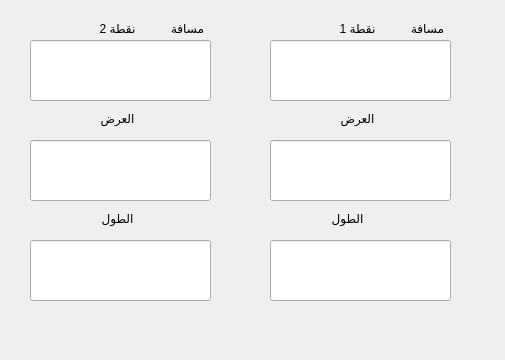
    <widget class="QWidget" name="marks">
     <attribute name="title">
      <string notr="true"/>
     </attribute>
     <widget class="QWidget" name="widget_2" native="true">
      <property name="geometry">
       <rect>
        <x>0</x>
        <y>0</y>
        <width>496</width>
        <height>351</height>
       </rect>
      </property>
      <property name="autoFillBackground">
       <bool>true</bool>
      </property>
      <widget class="QLineEdit" name="mark2_lat">
       <property name="geometry">
        <rect>
         <x>30</x>
         <y>240</y>
         <width>181</width>
         <height>61</height>
        </rect>
       </property>
       <property name="palette">
        <palette>
         <active>
          <colorrole role="WindowText">
           <brush brushstyle="SolidPattern">
            <color alpha="255">
             <red>9</red>
             <green>9</green>
             <blue>9</blue>
            </color>
           </brush>
          </colorrole>
          <colorrole role="Text">
           <brush brushstyle="SolidPattern">
            <color alpha="255">
             <red>9</red>
             <green>9</green>
             <blue>9</blue>
            </color>
           </brush>
          </colorrole>
         </active>
         <inactive>
          <colorrole role="WindowText">
           <brush brushstyle="SolidPattern">
            <color alpha="255">
             <red>9</red>
             <green>9</green>
             <blue>9</blue>
            </color>
           </brush>
          </colorrole>
          <colorrole role="Text">
           <brush brushstyle="SolidPattern">
            <color alpha="255">
             <red>9</red>
             <green>9</green>
             <blue>9</blue>
            </color>
           </brush>
          </colorrole>
         </inactive>
         <disabled>
          <colorrole role="WindowText">
           <brush brushstyle="SolidPattern">
            <color alpha="255">
             <red>44</red>
             <green>45</green>
             <blue>45</blue>
            </color>
           </brush>
          </colorrole>
          <colorrole role="Text">
           <brush brushstyle="SolidPattern">
            <color alpha="255">
             <red>44</red>
             <green>45</green>
             <blue>45</blue>
            </color>
           </brush>
          </colorrole>
         </disabled>
        </palette>
       </property>
       <property name="alignment">
        <set>Qt::AlignCenter</set>
       </property>
      </widget>
      <widget class="QLineEdit" name="mark1_lon">
       <property name="geometry">
        <rect>
         <x>270</x>
         <y>140</y>
         <width>181</width>
         <height>61</height>
        </rect>
       </property>
       <property name="palette">
        <palette>
         <active>
          <colorrole role="WindowText">
           <brush brushstyle="SolidPattern">
            <color alpha="255">
             <red>9</red>
             <green>9</green>
             <blue>9</blue>
            </color>
           </brush>
          </colorrole>
          <colorrole role="Text">
           <brush brushstyle="SolidPattern">
            <color alpha="255">
             <red>9</red>
             <green>9</green>
             <blue>9</blue>
            </color>
           </brush>
          </colorrole>
         </active>
         <inactive>
          <colorrole role="WindowText">
           <brush brushstyle="SolidPattern">
            <color alpha="255">
             <red>9</red>
             <green>9</green>
             <blue>9</blue>
            </color>
           </brush>
          </colorrole>
          <colorrole role="Text">
           <brush brushstyle="SolidPattern">
            <color alpha="255">
             <red>9</red>
             <green>9</green>
             <blue>9</blue>
            </color>
           </brush>
          </colorrole>
         </inactive>
         <disabled>
          <colorrole role="WindowText">
           <brush brushstyle="SolidPattern">
            <color alpha="255">
             <red>44</red>
             <green>45</green>
             <blue>45</blue>
            </color>
           </brush>
          </colorrole>
          <colorrole role="Text">
           <brush brushstyle="SolidPattern">
            <color alpha="255">
             <red>44</red>
             <green>45</green>
             <blue>45</blue>
            </color>
           </brush>
          </colorrole>
         </disabled>
        </palette>
       </property>
       <property name="alignment">
        <set>Qt::AlignCenter</set>
       </property>
      </widget>
      <widget class="QLabel" name="m2_distance_label">
       <property name="geometry">
        <rect>
         <x>160</x>
         <y>20</y>
         <width>55</width>
         <height>16</height>
        </rect>
       </property>
       <property name="text">
        <string>مسافة</string>
       </property>
       <property name="alignment">
        <set>Qt::AlignCenter</set>
       </property>
      </widget>
      <widget class="QLabel" name="m1_distance_label">
       <property name="geometry">
        <rect>
         <x>400</x>
         <y>20</y>
         <width>55</width>
         <height>16</height>
        </rect>
       </property>
       <property name="text">
        <string>مسافة</string>
       </property>
       <property name="alignment">
        <set>Qt::AlignCenter</set>
       </property>
      </widget>
      <widget class="QLabel" name="mark2_labl">
       <property name="geometry">
        <rect>
         <x>90</x>
         <y>20</y>
         <width>55</width>
         <height>16</height>
        </rect>
       </property>
       <property name="text">
        <string>نقطة 2</string>
       </property>
       <property name="alignment">
        <set>Qt::AlignCenter</set>
       </property>
      </widget>
      <widget class="QLineEdit" name="mark2_lon">
       <property name="geometry">
        <rect>
         <x>30</x>
         <y>140</y>
         <width>181</width>
         <height>61</height>
        </rect>
       </property>
       <property name="palette">
        <palette>
         <active>
          <colorrole role="WindowText">
           <brush brushstyle="SolidPattern">
            <color alpha="255">
             <red>9</red>
             <green>9</green>
             <blue>9</blue>
            </color>
           </brush>
          </colorrole>
          <colorrole role="Text">
           <brush brushstyle="SolidPattern">
            <color alpha="255">
             <red>9</red>
             <green>9</green>
             <blue>9</blue>
            </color>
           </brush>
          </colorrole>
         </active>
         <inactive>
          <colorrole role="WindowText">
           <brush brushstyle="SolidPattern">
            <color alpha="255">
             <red>9</red>
             <green>9</green>
             <blue>9</blue>
            </color>
           </brush>
          </colorrole>
          <colorrole role="Text">
           <brush brushstyle="SolidPattern">
            <color alpha="255">
             <red>9</red>
             <green>9</green>
             <blue>9</blue>
            </color>
           </brush>
          </colorrole>
         </inactive>
         <disabled>
          <colorrole role="WindowText">
           <brush brushstyle="SolidPattern">
            <color alpha="255">
             <red>44</red>
             <green>45</green>
             <blue>45</blue>
            </color>
           </brush>
          </colorrole>
          <colorrole role="Text">
           <brush brushstyle="SolidPattern">
            <color alpha="255">
             <red>44</red>
             <green>45</green>
             <blue>45</blue>
            </color>
           </brush>
          </colorrole>
         </disabled>
        </palette>
       </property>
       <property name="alignment">
        <set>Qt::AlignCenter</set>
       </property>
      </widget>
      <widget class="QLineEdit" name="mark1_lat">
       <property name="geometry">
        <rect>
         <x>270</x>
         <y>240</y>
         <width>181</width>
         <height>61</height>
        </rect>
       </property>
       <property name="palette">
        <palette>
         <active>
          <colorrole role="WindowText">
           <brush brushstyle="SolidPattern">
            <color alpha="255">
             <red>9</red>
             <green>9</green>
             <blue>9</blue>
            </color>
           </brush>
          </colorrole>
          <colorrole role="Text">
           <brush brushstyle="SolidPattern">
            <color alpha="255">
             <red>9</red>
             <green>9</green>
             <blue>9</blue>
            </color>
           </brush>
          </colorrole>
         </active>
         <inactive>
          <colorrole role="WindowText">
           <brush brushstyle="SolidPattern">
            <color alpha="255">
             <red>9</red>
             <green>9</green>
             <blue>9</blue>
            </color>
           </brush>
          </colorrole>
          <colorrole role="Text">
           <brush brushstyle="SolidPattern">
            <color alpha="255">
             <red>9</red>
             <green>9</green>
             <blue>9</blue>
            </color>
           </brush>
          </colorrole>
         </inactive>
         <disabled>
          <colorrole role="WindowText">
           <brush brushstyle="SolidPattern">
            <color alpha="255">
             <red>44</red>
             <green>45</green>
             <blue>45</blue>
            </color>
           </brush>
          </colorrole>
          <colorrole role="Text">
           <brush brushstyle="SolidPattern">
            <color alpha="255">
             <red>44</red>
             <green>45</green>
             <blue>45</blue>
            </color>
           </brush>
          </colorrole>
         </disabled>
        </palette>
       </property>
       <property name="alignment">
        <set>Qt::AlignCenter</set>
       </property>
      </widget>
      <widget class="QLabel" name="mark1_label">
       <property name="geometry">
        <rect>
         <x>330</x>
         <y>20</y>
         <width>55</width>
         <height>16</height>
        </rect>
       </property>
       <property name="text">
        <string>نقطة 1</string>
       </property>
       <property name="alignment">
        <set>Qt::AlignCenter</set>
       </property>
      </widget>
      <widget class="QLineEdit" name="mark2_distance">
       <property name="geometry">
        <rect>
         <x>30</x>
         <y>40</y>
         <width>181</width>
         <height>61</height>
        </rect>
       </property>
       <property name="palette">
        <palette>
         <active>
          <colorrole role="WindowText">
           <brush brushstyle="SolidPattern">
            <color alpha="255">
             <red>9</red>
             <green>9</green>
             <blue>9</blue>
            </color>
           </brush>
          </colorrole>
          <colorrole role="Text">
           <brush brushstyle="SolidPattern">
            <color alpha="255">
             <red>9</red>
             <green>9</green>
             <blue>9</blue>
            </color>
           </brush>
          </colorrole>
         </active>
         <inactive>
          <colorrole role="WindowText">
           <brush brushstyle="SolidPattern">
            <color alpha="255">
             <red>9</red>
             <green>9</green>
             <blue>9</blue>
            </color>
           </brush>
          </colorrole>
          <colorrole role="Text">
           <brush brushstyle="SolidPattern">
            <color alpha="255">
             <red>9</red>
             <green>9</green>
             <blue>9</blue>
            </color>
           </brush>
          </colorrole>
         </inactive>
         <disabled>
          <colorrole role="WindowText">
           <brush brushstyle="SolidPattern">
            <color alpha="255">
             <red>44</red>
             <green>45</green>
             <blue>45</blue>
            </color>
           </brush>
          </colorrole>
          <colorrole role="Text">
           <brush brushstyle="SolidPattern">
            <color alpha="255">
             <red>44</red>
             <green>45</green>
             <blue>45</blue>
            </color>
           </brush>
          </colorrole>
         </disabled>
        </palette>
       </property>
       <property name="alignment">
        <set>Qt::AlignCenter</set>
       </property>
      </widget>
      <widget class="QLineEdit" name="mark1_distance">
       <property name="geometry">
        <rect>
         <x>270</x>
         <y>40</y>
         <width>181</width>
         <height>61</height>
        </rect>
       </property>
       <property name="palette">
        <palette>
         <active>
          <colorrole role="WindowText">
           <brush brushstyle="SolidPattern">
            <color alpha="255">
             <red>9</red>
             <green>9</green>
             <blue>9</blue>
            </color>
           </brush>
          </colorrole>
          <colorrole role="Text">
           <brush brushstyle="SolidPattern">
            <color alpha="255">
             <red>9</red>
             <green>9</green>
             <blue>9</blue>
            </color>
           </brush>
          </colorrole>
         </active>
         <inactive>
          <colorrole role="WindowText">
           <brush brushstyle="SolidPattern">
            <color alpha="255">
             <red>9</red>
             <green>9</green>
             <blue>9</blue>
            </color>
           </brush>
          </colorrole>
          <colorrole role="Text">
           <brush brushstyle="SolidPattern">
            <color alpha="255">
             <red>9</red>
             <green>9</green>
             <blue>9</blue>
            </color>
           </brush>
          </colorrole>
         </inactive>
         <disabled>
          <colorrole role="WindowText">
           <brush brushstyle="SolidPattern">
            <color alpha="255">
             <red>44</red>
             <green>45</green>
             <blue>45</blue>
            </color>
           </brush>
          </colorrole>
          <colorrole role="Text">
           <brush brushstyle="SolidPattern">
            <color alpha="255">
             <red>44</red>
             <green>45</green>
             <blue>45</blue>
            </color>
           </brush>
          </colorrole>
         </disabled>
        </palette>
       </property>
       <property name="alignment">
        <set>Qt::AlignCenter</set>
       </property>
      </widget>
      <widget class="QLabel" name="m1_lon_label">
       <property name="geometry">
        <rect>
         <x>330</x>
         <y>110</y>
         <width>55</width>
         <height>16</height>
        </rect>
       </property>
       <property name="text">
        <string>العرض</string>
       </property>
       <property name="alignment">
        <set>Qt::AlignCenter</set>
       </property>
      </widget>
      <widget class="QLabel" name="m2_lon_label">
       <property name="geometry">
        <rect>
         <x>90</x>
         <y>110</y>
         <width>55</width>
         <height>16</height>
        </rect>
       </property>
       <property name="text">
        <string>العرض</string>
       </property>
       <property name="alignment">
        <set>Qt::AlignCenter</set>
       </property>
      </widget>
      <widget class="QLabel" name="m1_lat_label">
       <property name="geometry">
        <rect>
         <x>320</x>
         <y>210</y>
         <width>55</width>
         <height>16</height>
        </rect>
       </property>
       <property name="text">
        <string>الطول</string>
       </property>
       <property name="alignment">
        <set>Qt::AlignCenter</set>
       </property>
      </widget>
      <widget class="QLabel" name="m2_lat_label">
       <property name="geometry">
        <rect>
         <x>90</x>
         <y>210</y>
         <width>55</width>
         <height>16</height>
        </rect>
       </property>
       <property name="text">
        <string>الطول</string>
       </property>
       <property name="alignment">
        <set>Qt::AlignCenter</set>
       </property>
      </widget>
     </widget>
    </widget>
